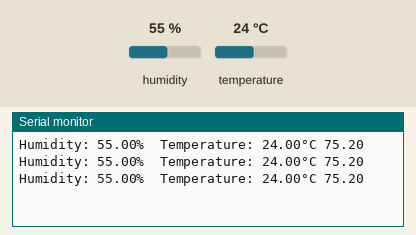
Simulated run of this sketch. Board: Arduino Uno, built with avr-gcc and run on an emulated ATmega328P. Parts: the last lines printed to the serial monitor. The inputs (shaded band) are chosen by the test bench; at power-on: humidity 55 %, temperature 24 °C.

Above: at 2.8 s.
2.9 s: humidity set to 22 %
At 5.5 s:
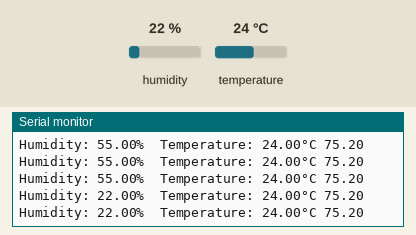
5.6 s: temperature set to 12 °C
At 6.5 s:
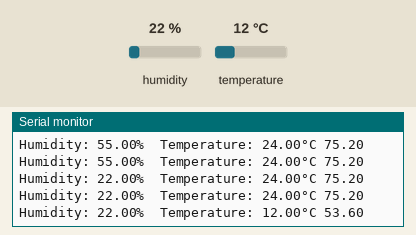
8.3 s: humidity set to 40 %
At 9.8 s:
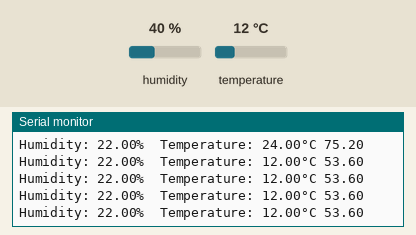
Timing chart, 0 to 11.3 s (numbered marks = the images above; inputs shaded):
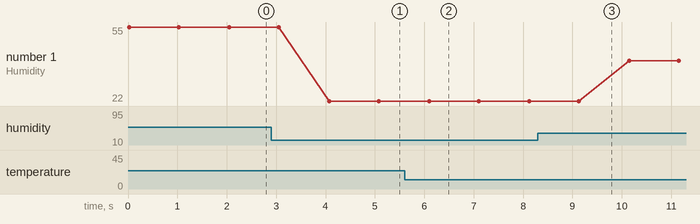

Measured:
- after the input at 2.9 s, the serial monitor: prints a new line after 1.2 s (image 1)
- after the input at 5.6 s, the serial monitor: prints a new line after 0.50 s (image 2)
- plotted number 1: 55 → 22 after the input at 2.9 s, 22 → 40 after the input at 8.3 s

The sketch:

dht11.ino
```cpp
#include "DHT.h"

#define DHTPIN 2
#define DHTTYPE DHT11
DHT dht(DHTPIN, DHTTYPE);

float dht11_temp_d,dht11_temp_f,dht11_humidity;

void setup() {
  Serial.begin(9600);
  dht.begin();
}

void loop() {
  Dht11_compute();
  Dht11_print();
  delay(1000);
}

void Dht11_compute(){
  dht11_humidity = dht.readHumidity();
  dht11_temp_d = dht.readTemperature();
  dht11_temp_f = dht.readTemperature(true);
}

void Dht11_print(){
  Serial.print(F("Humidity: "));
  Serial.print(dht11_humidity);
  Serial.print(F("%  Temperature: "));
  Serial.print(dht11_temp_d);
  Serial.print(F("°C "));
  Serial.println(dht11_temp_f);
}
```
